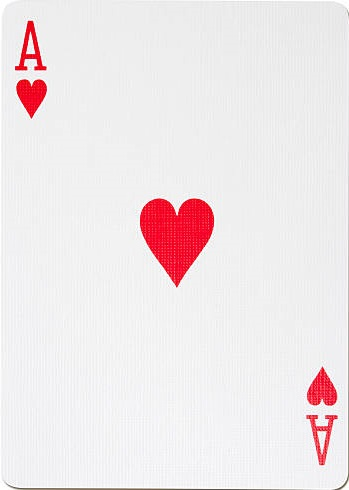
#> input picture input/main_image_2.jpg, 349 x 490 px
$ python main.py
#> lines starting #> are read from the running program, lines starting #| are printed output that depends on the picture; after the words box and inside, x2 and y2 are one past the last pixel; in counts of white or black regions, pixels touching at a corner belong together; long printed decimals are rounded
import string

import cv2
from scipy import ndimage

def main(img_source: string, template_source: string, deg: int):
#> called with img_source = 'input/main_image.png', template_source = 'input/template2.jpg', deg = 180
    image = cv2.imread('input/main_image_2.jpg')
#> image is the input picture: shape (490, 349, 3); mean B, G, R 232.4, 231, 239.6
    image = ndimage.rotate(image, deg)
    image_copy = image.copy()
    # Convert copy of image to Grayscale format as we need that
    # for template matching.
    image_copy = cv2.cvtColor(image_copy, cv2.COLOR_BGR2GRAY)
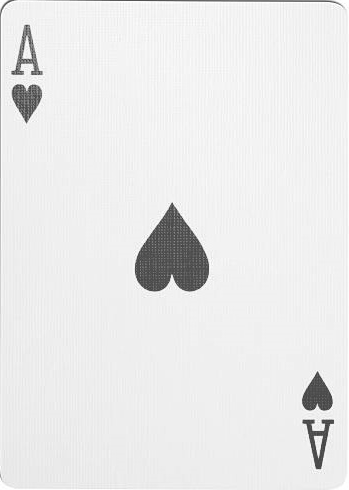
#> image_copy: shape (490, 349); min 55, max 255, mean 233.6
    # Read the template in grayscale format.
    template = cv2.imread('input/template2.jpg', 0)
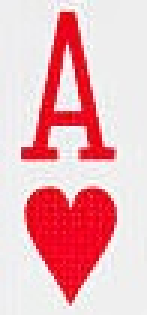
#> input picture input/template2.jpg, 49 x 105 px (shown 3 times larger)
#> template: shape (105, 49); min 54, max 255, mean 198.6
    w, h = template.shape[::-1]
#> w = 49; h = 105

    # Apply template Matching.
    result = cv2.matchTemplate(image_copy, template, cv2.TM_CCOEFF_NORMED)
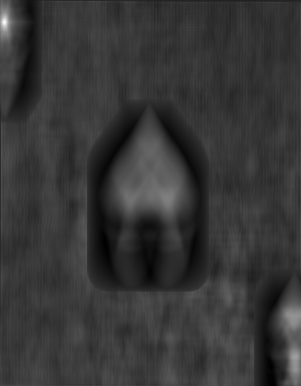
#> result: shape (386, 301) float32; min -0.238, max 0.93, mean 0.0151; drawn with min black and max white
    min_val, max_val, min_loc, max_loc = cv2.minMaxLoc(result)
#> min_val = -0.238; max_val = 0.93; min_loc = (270, 366); max_loc = (4, 22)
    print(deg)
    print(max_val)
#| 0.9302

    # Top left x and y coordinates.
    x1, y1 = max_loc
#> x1 = 4; y1 = 22
    ## Bottom right x and y coordinates.
    x2, y2 = (x1 + w, y1 + h)
#> x2 = 53; y2 = 127
    cv2.rectangle(image, (x1, y1), (x2, y2), (0, 0, 255), 2)
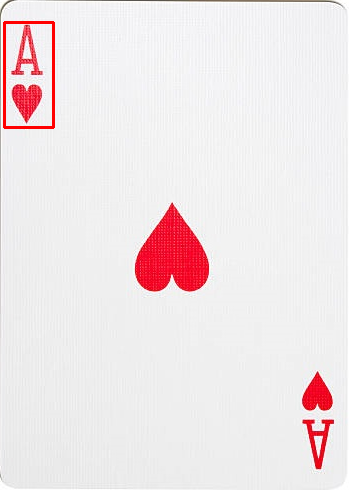
#> image: shape (490, 349, 3); mean B, G, R 231.1, 229.7, 239.6
    cv2.imshow('Result', image)
    ## Normalize the result for proper grayscale output visualization.
    cv2.normalize(result, result, 0, 1, cv2.NORM_MINMAX, -1)
    cv2.imshow('Detected point', result)
    cv2.waitKey(0)
    cv2.imwrite('outputs/image_result.jpg', image)
    cv2.imwrite('outputs/template_result.jpg', result * 255.)


print(main("input/main_image.png", "input/template2.jpg", 180))
print(main("input/main_image.png", "input/template2.jpg", 0))
#> call 2 of main, with img_source = 'input/main_image.png', template_source = 'input/template2.jpg', deg = 0
#> in main (call 2), `image_copy = cv2.cvtColor(image_copy, cv2.COLOR_BGR2GRAY)`:
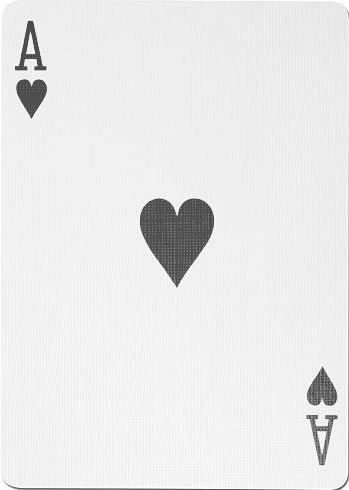
#> image_copy: shape (490, 349); min 55, max 255, mean 233.6
#> in main (call 2), `result = cv2.matchTemplate(image_copy, template, cv2.TM_CCOEFF_NORMED)`:
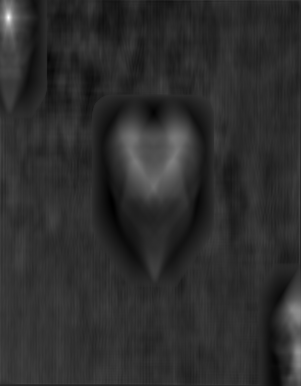
#> result: shape (386, 301) float32; min -0.261, max 0.999, mean -0.0322; drawn with min black and max white
#> in main (call 2), `min_val, max_val, min_loc, max_loc = cv2.minMaxLoc(result)`: min_val = -0.261; max_val = 0.999; min_loc = (111, 201); max_loc = (8, 17)
#| 0.999
#> in main (call 2), `x1, y1 = max_loc`: x1 = 8; y1 = 17
#> in main (call 2), `x2, y2 = (x1 + w, y1 + h)`: x2 = 57; y2 = 122
#> in main (call 2), `cv2.rectangle(image, (x1, y1), (x2, y2), (0, 0, 255), 2)`:
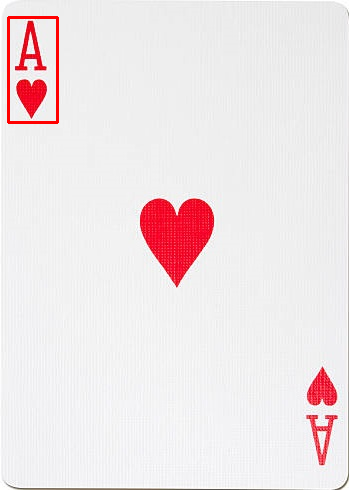
#> image: shape (490, 349, 3); 0.54% of pixels changed, all inside (x1, y1, x2, y2) = (7, 16, 59, 124)
#for i in range(0, 365, 5):
  #  main("input/main_image.png", "input/template2.jpg", i)
